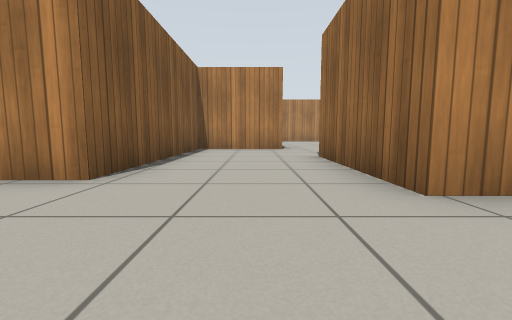
[1] (above)

20 first-person views from a walk through a world built for the Gazebo simulator. The camera is 0.5 m above the floor, tilts 6° down and sees 90° across. The floor is counted in squares, 1 m on a side. Each view is taken from the middle of a square. On the plan, view 1 faces up. The plan holds only what a view shows up to about 9 squares ahead; the rest is blank. Gazebo's built-in surfaces are drawn with simple patterns.

[2]
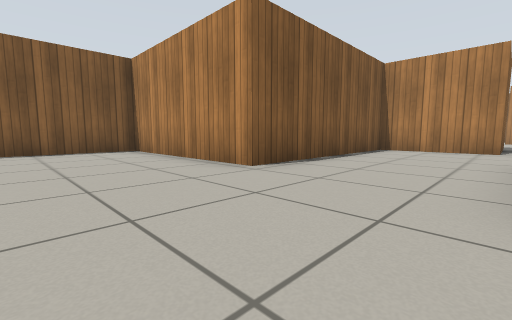

[3]
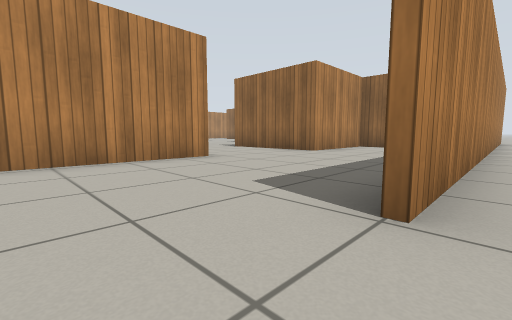

[4]
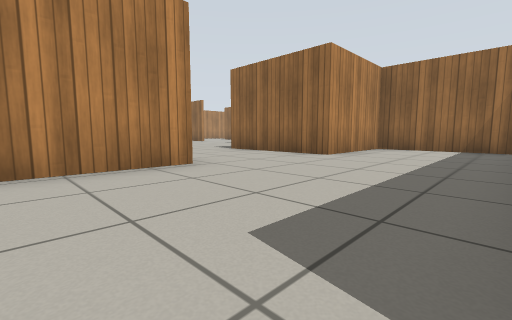

[5]
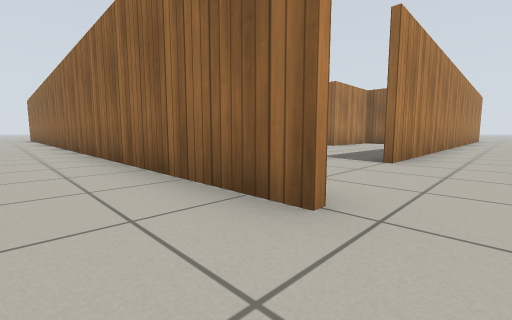

[6]
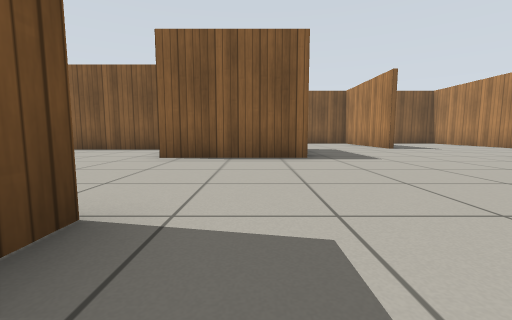

[7]
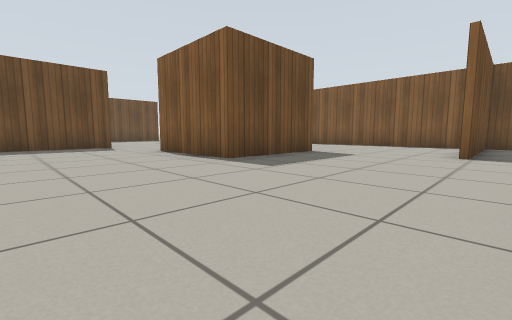

[8]
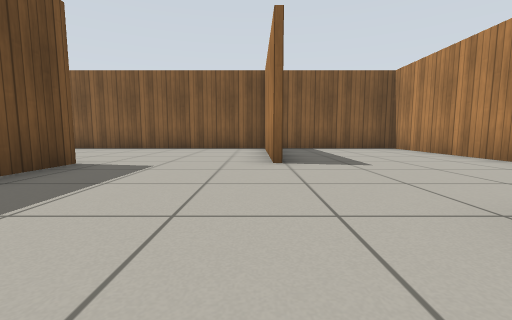

[9]
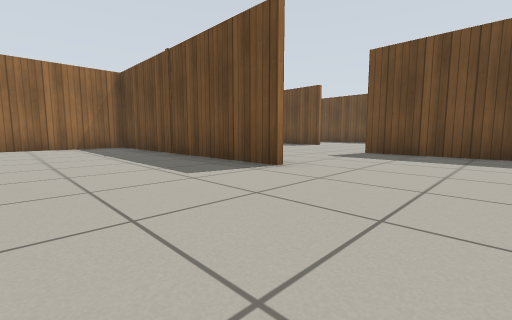

[10]
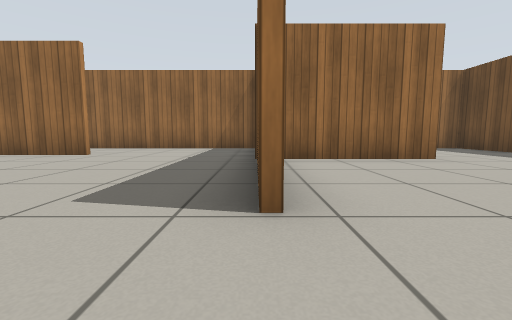

[11]
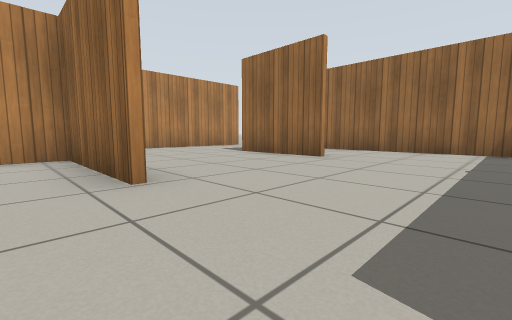

[12]
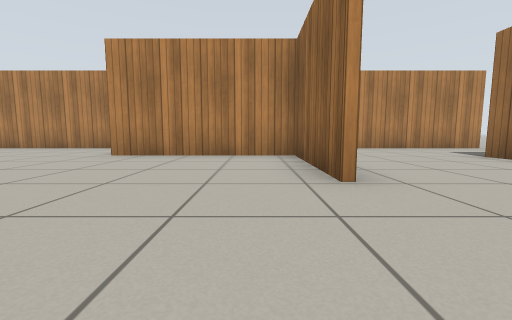

[13]
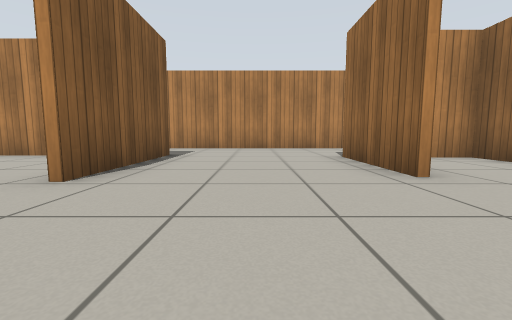

[14]
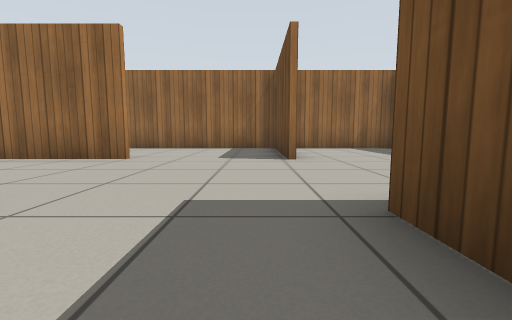

[15]
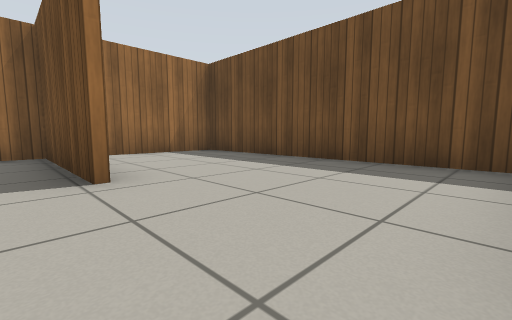

[16]
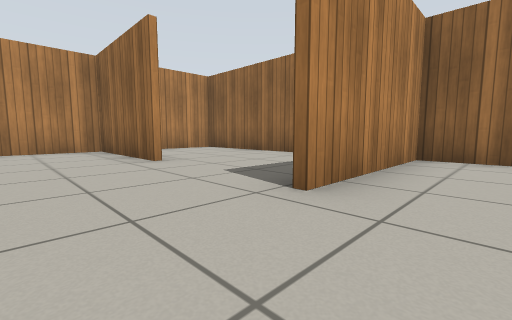

[17]
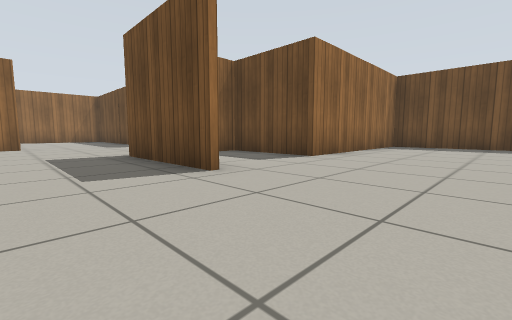

[18]
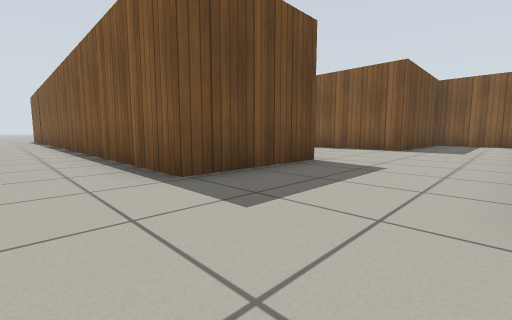

[19]
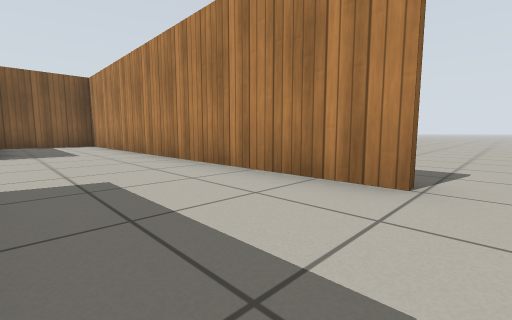

[20]
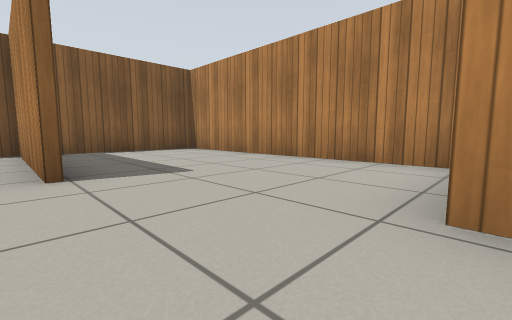

### Floor plan
Points are (right, up) in squares from view 1. A wall is a line through its corners. A room is listed if a view was taken in it or the views show most of it. See-through windows are left out.
Room 1 (views 1, 2)
walls: (0.8, 8) (-1.8, 8) (-1.8, 2.7) (-6.4, 2.7) (-6.4, -0.1); (4.5, -1) (4.5, 2) (1.4, 2) (1.4, 5.5)
ways out: opening at (-4.5, -1) to room 2; opening at (1.5, 6.5) to room 4
Room 2 (views 3, 4)
walls: (7.6, -1.6) (-3.5, -1.6)
ways out: opening at (-4.5, -1) to room 1; opening at (-6, -3) to room 3
Room 3 (view 5)
walls: (-6.6, -2.2) (-6.6, 8.6)
ways out: opening at (-6, -3) to room 2; opening at (12.5, 19) to room 4
Room 4 (views 6, 7, 8, 9, 10, 11, 12, 13, 14, 15, 18, 19, 20)
walls: (4.9, 12.5) (4.9, 15.7) (0.8, 15.7); (4.5, 9) (11.5, 9); (8, 8.8) (5.9, 8.8); (8.8, 12.8) (8.8, 15.4) (11.6, 15.4) (11.6, 6.4); (11.2, 8.8) (9.5, 8.8); (7.9, 5.5) (7.9, 9.1); (2.1, 15.8) (5, 15.8) (5, 12.5); (1.4, 5.5) (4.6, 5.5); (-2.2, 11) (0.8, 11) (0.8, 8); (0.8, 18) (0.8, 16); (7.7, 2.4) (11.4, 2.4) (11.4, 15.2) (10.5, 15.2); (-2.2, 14.3) (-3.4, 14.3); (3.8, 2.1) (4.6, 2.1); (0.5, 18.5) (-6.4, 18.5) (-6.4, 14); (11.5, 18.5) (1.5, 18.5); (-6.5, 14.4) (-2.2, 14.4)
ways out: opening at (1.5, 6.5) to room 1; opening at (12.5, 19) to room 3; opening at (6.5, 2) to room 5; opening at (-2.5, 12.5) to room 6
Room 5 (view 16)
walls: (4.9, -1.5) (11.4, -1.5) (11.4, 2.2) (7.7, 2.2)
ways out: opening at (6.5, 2) to room 4
Room 6 (view 17)
walls: (-3.4, 14.3) (-6.5, 14.3); (-6.4, 14) (-6.4, 8); (-5, 2.8) (-1.9, 2.8) (-1.9, 8.2) (0.7, 8.2) (0.7, 8.9)
ways out: opening at (-2.5, 12.5) to room 4

Where each view was taken, in squares from view 1:
view 1: 0 up, 0 right, facing up
view 2: 0 up, 1 right, facing up-left
view 3: 2 down, 5 left, facing up-right
view 4: 1 down, 4 left, facing up-right
view 5: 3 down, 8 left, facing up-right
view 6: 10 up, 6 right, facing left
view 7: 15 up, 4 right, facing down-left
view 8: 14 up, 2 right, facing left
view 9: 12 up, 2 right, facing down-right
view 10: 9 up, 3 right, facing right
view 11: 10 up, 4 right, facing up-right
view 12: 10 up, 4 right, facing up
view 13: 10 up, 7 right, facing up
view 14: 3 up, 3 right, facing right
view 15: 3 up, 5 right, facing down-right
view 16: 1 up, 6 right, facing up-right
view 17: 13 up, 5 left, facing down-right
view 18: 18 up, 13 right, facing down-left
view 19: 16 up, 12 right, facing up-left
view 20: 14 up, 1 right, facing up-left
